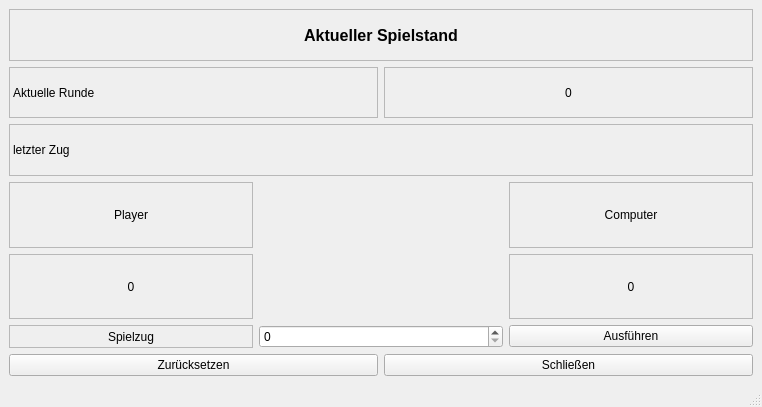
<?xml version="1.0" encoding="UTF-8"?>
<ui version="4.0">
 <class>SchereSteinPapier</class>
 <widget class="QMainWindow" name="SchereSteinPapier">
  <property name="geometry">
   <rect>
    <x>0</x>
    <y>0</y>
    <width>762</width>
    <height>407</height>
   </rect>
  </property>
  <property name="windowTitle">
   <string>Schere Stein Papier</string>
  </property>
  <widget class="QWidget" name="centralwidget">
   <layout class="QVBoxLayout" name="verticalLayout">
    <item>
     <layout class="QVBoxLayout" name="verticalLayout_2">
      <item>
       <widget class="QLabel" name="l_heading">
        <property name="font">
         <font>
          <pointsize>12</pointsize>
          <bold>true</bold>
         </font>
        </property>
        <property name="styleSheet">
         <string notr="true">border-color: rgb(0, 0, 0);</string>
        </property>
        <property name="frameShape">
         <enum>QFrame::StyledPanel</enum>
        </property>
        <property name="text">
         <string>Aktueller Spielstand</string>
        </property>
        <property name="alignment">
         <set>Qt::AlignCenter</set>
        </property>
       </widget>
      </item>
      <item>
       <layout class="QHBoxLayout" name="horizontalLayout_2">
        <item>
         <widget class="QLabel" name="l_round">
          <property name="styleSheet">
           <string notr="true">border-color: rgb(0, 0, 0);</string>
          </property>
          <property name="frameShape">
           <enum>QFrame::StyledPanel</enum>
          </property>
          <property name="text">
           <string>Aktuelle Runde</string>
          </property>
         </widget>
        </item>
        <item>
         <widget class="QLabel" name="l_round_number">
          <property name="styleSheet">
           <string notr="true">border-color: rgb(0, 0, 0);</string>
          </property>
          <property name="frameShape">
           <enum>QFrame::StyledPanel</enum>
          </property>
          <property name="text">
           <string>0</string>
          </property>
          <property name="alignment">
           <set>Qt::AlignCenter</set>
          </property>
         </widget>
        </item>
       </layout>
      </item>
      <item>
       <widget class="QLabel" name="l_turn_last">
        <property name="styleSheet">
         <string notr="true">border-color: rgb(0, 0, 0);</string>
        </property>
        <property name="frameShape">
         <enum>QFrame::StyledPanel</enum>
        </property>
        <property name="text">
         <string>letzter Zug</string>
        </property>
       </widget>
      </item>
     </layout>
    </item>
    <item>
     <layout class="QGridLayout" name="gridLayout">
      <item row="0" column="0">
       <widget class="QLabel" name="l_player">
        <property name="styleSheet">
         <string notr="true">border-color: rgb(0, 0, 0);</string>
        </property>
        <property name="frameShape">
         <enum>QFrame::StyledPanel</enum>
        </property>
        <property name="text">
         <string>Player</string>
        </property>
        <property name="alignment">
         <set>Qt::AlignCenter</set>
        </property>
       </widget>
      </item>
      <item row="1" column="0">
       <widget class="QLabel" name="l_player_points">
        <property name="styleSheet">
         <string notr="true">border-color: rgb(0, 0, 0);</string>
        </property>
        <property name="frameShape">
         <enum>QFrame::StyledPanel</enum>
        </property>
        <property name="text">
         <string>0</string>
        </property>
        <property name="alignment">
         <set>Qt::AlignCenter</set>
        </property>
       </widget>
      </item>
      <item row="2" column="1">
       <widget class="QSpinBox" name="spB_sign"/>
      </item>
      <item row="2" column="2">
       <widget class="QPushButton" name="pb_execute">
        <property name="text">
         <string>Ausführen</string>
        </property>
       </widget>
      </item>
      <item row="0" column="2">
       <widget class="QLabel" name="l_computer">
        <property name="styleSheet">
         <string notr="true">border-color: rgb(0, 0, 0);</string>
        </property>
        <property name="frameShape">
         <enum>QFrame::StyledPanel</enum>
        </property>
        <property name="text">
         <string>Computer</string>
        </property>
        <property name="alignment">
         <set>Qt::AlignCenter</set>
        </property>
       </widget>
      </item>
      <item row="1" column="2">
       <widget class="QLabel" name="l_computer_points">
        <property name="styleSheet">
         <string notr="true">border-color: rgb(0, 0, 0);</string>
        </property>
        <property name="frameShape">
         <enum>QFrame::StyledPanel</enum>
        </property>
        <property name="text">
         <string>0</string>
        </property>
        <property name="alignment">
         <set>Qt::AlignCenter</set>
        </property>
       </widget>
      </item>
      <item row="2" column="0">
       <widget class="QLabel" name="l_turn_current">
        <property name="styleSheet">
         <string notr="true">border-color: rgb(0, 0, 0);</string>
        </property>
        <property name="frameShape">
         <enum>QFrame::StyledPanel</enum>
        </property>
        <property name="text">
         <string>Spielzug</string>
        </property>
        <property name="alignment">
         <set>Qt::AlignCenter</set>
        </property>
       </widget>
      </item>
     </layout>
    </item>
    <item>
     <layout class="QHBoxLayout" name="horizontalLayout">
      <item>
       <widget class="QPushButton" name="pb_reset">
        <property name="text">
         <string>Zurücksetzen</string>
        </property>
       </widget>
      </item>
      <item>
       <widget class="QPushButton" name="pb_close">
        <property name="text">
         <string>Schließen</string>
        </property>
       </widget>
      </item>
     </layout>
    </item>
   </layout>
  </widget>
  <widget class="QMenuBar" name="menubar">
   <property name="geometry">
    <rect>
     <x>0</x>
     <y>0</y>
     <width>762</width>
     <height>22</height>
    </rect>
   </property>
  </widget>
  <widget class="QStatusBar" name="statusbar"/>
 </widget>
 <resources/>
 <connections>
  <connection>
   <sender>pb_close</sender>
   <signal>clicked()</signal>
   <receiver>SchereSteinPapier</receiver>
   <slot>close()</slot>
   <hints>
    <hint type="sourcelabel">
     <x>595</x>
     <y>488</y>
    </hint>
    <hint type="destinationlabel">
     <x>399</x>
     <y>307</y>
    </hint>
   </hints>
  </connection>
 </connections>
</ui>
